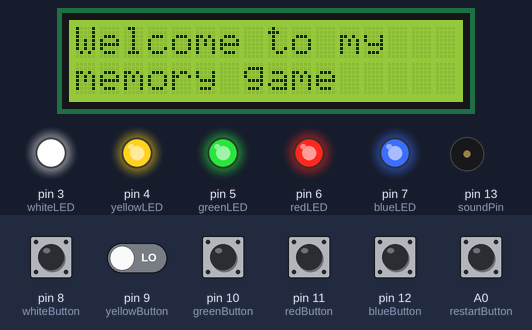
Simulated run of this sketch. Board: Arduino Uno, built with avr-gcc and run on an emulated ATmega328P. Parts: 16×2 character LCD, output pins drawn as LEDs (lit = HIGH), buzzer (waves = sounding). Dashed ring = blinking. The inputs (shaded band) are chosen by the test bench; at power-on: A0 (restartButton), pin 8 (whiteButton), pin 9 (yellowButton), pin 10 (greenButton), pin 11 (redButton), pin 12 (blueButton) LOW. Random numbers use the default seed unless the sketch sets one.

Above: at 1.2 s.
1.3 s: A0 (restartButton) pulled HIGH for 0.15 s
At 3.7 s:
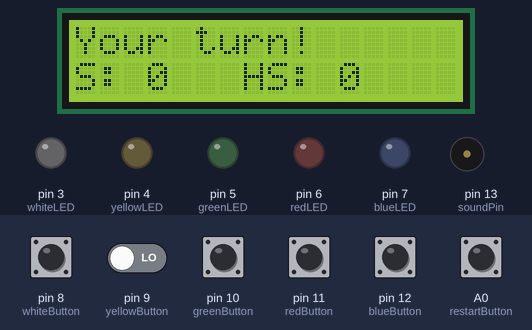
4.3 s: pin 8 (whiteButton) pulled HIGH for 1 s
At 6.5 s:
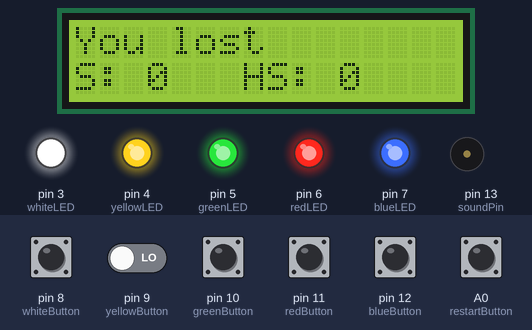
6.8 s: A0 (restartButton) pulled HIGH for 1 s
At 7.2 s:
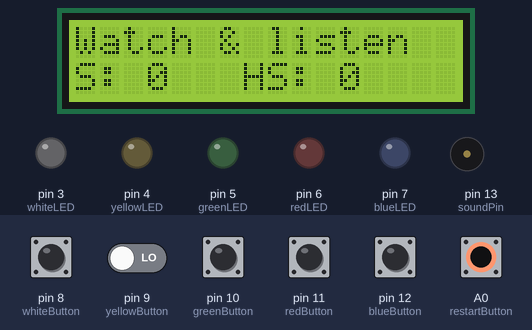
9.8 s: pin 12 (blueButton) pulled HIGH for 0.15 s
At 10.3 s:
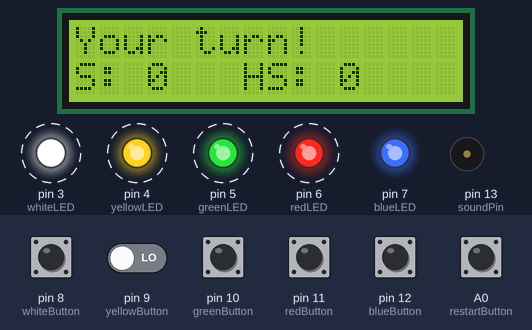
12.9 s: pin 8 (whiteButton) driven HIGH and pin 9 (yellowButton) driven HIGH
At 15.6 s:
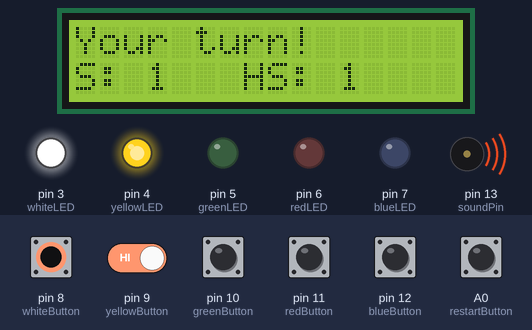
15.9 s: pin 10 (greenButton) pulled HIGH for 0.15 s
At 16.9 s:
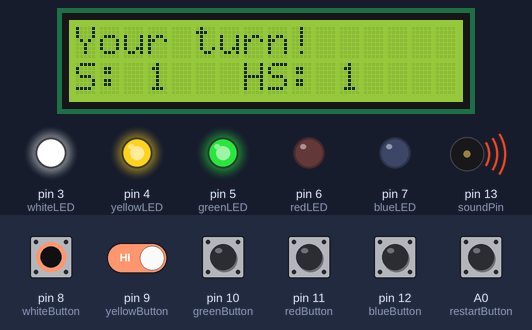
Timing chart, 0 to 18.5 s (numbered marks = the images above; inputs shaded):
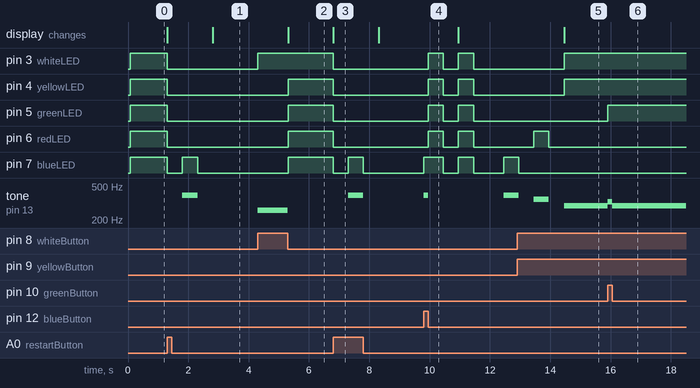

The sketch:

main.ino
```cpp
#include <LiquidCrystal.h>
LiquidCrystal lcd(2, A5, A4, A3, A2, A1);

const int whiteButton = 8;
const int yellowButton = 9;
const int greenButton = 10;
const int redButton = 11;
const int blueButton = 12;
const int soundPin = 13;
const int restartButton = A0;

const int whiteLED = 3;
const int yellowLED = 4;
const int greenLED = 5;
const int redLED = 6;
const int blueLED = 7;

int level = 0;
int highestScore = 0;
int currentMode = 4;

bool playing = false;
bool lost = false;
int *target = 0;
int notes[] = {261, 293, 329, 349, 391};

const int difficulty = 1;

void dealWithUserInput();
void generateTarget();
int getUserInput();
void flash();
void turnAllLEDsOn();
void turnAllLEDsOff();

void setup()
{
    lcd.begin(16, 2);
    displayOnLCD(0);

    for (int i = 0; i < 5; ++i)
    {
        pinMode(whiteButton + i, INPUT);
        pinMode(whiteLED + i, OUTPUT);
    }

    pinMode(restartButton, INPUT);
    randomSeed(analogRead(0));

    turnAllLEDsOn();
}

void loop()
{
    if (lost)
    {
        playing = false;
        displayOnLCD(1);
        turnAllLEDsOn();
    }
    else if (playing)
    {
        generateTarget();
        dealWithUserInput();
    }

    if (!playing && digitalRead(restartButton))
    {
        level = 0;
        displayOnLCD(2);
        turnAllLEDsOff();
        playing = true;
        lost = false;
        delay(500);
    }
}

void generateTarget()
{
    if (target)
    {
        delete[] target;
        target = 0;
    }
    target = new int[level + difficulty];

    for (int i = 0; i < level + difficulty; ++i)
    {
        target[i] = random(5);
        digitalWrite(target[i] + 3, HIGH);
        tone(soundPin, notes[target[i]]);
        delay(500);
        digitalWrite(target[i] + 3, LOW);
        noTone(soundPin);
        delay(500);
    }
    displayOnLCD(3);
}

void dealWithUserInput()
{
    int clickedIndex;
    for (int i = 0; i < level + difficulty; ++i)
    {
        clickedIndex = getUserInput();
        if (target[i] != clickedIndex)
        {
            lost = true;
            break;
        }
    }
    if (!lost)
    {
        ++level;
        if (highestScore < level)
        {
            highestScore = level;
        }
        flash();
        displayOnLCD(2);
        flash();
        delay(500);
    }
}

int getUserInput()
{
    int clicked = 5;
    int released = 5;

    while (true)
    {
        if (digitalRead(whiteButton))
        {
            digitalWrite(whiteLED, HIGH);
            tone(soundPin, notes[0]);
            clicked = 0;
        }
        else if (clicked == 0)
        {
            digitalWrite(whiteLED, LOW);
            released = 0;
        }

        if (digitalRead(yellowButton))
        {
            digitalWrite(yellowLED, HIGH);
            tone(soundPin, notes[1]);
            clicked = 1;
        }
        else if (clicked == 1)
        {
            digitalWrite(yellowLED, LOW);
            released = 1;
        }

        if (digitalRead(greenButton))
        {
            digitalWrite(greenLED, HIGH);
            tone(soundPin, notes[2]);
            clicked = 2;
        }
        else if (clicked == 2)
        {
            digitalWrite(greenLED, LOW);
            released = 2;
        }

        if (digitalRead(redButton))
        {
            digitalWrite(redLED, HIGH);
            tone(soundPin, notes[3]);
            clicked = 3;
        }
        else if (clicked == 3)
        {
            digitalWrite(redLED, LOW);
            released = 3;
        }

        if (digitalRead(blueButton))
        {
            digitalWrite(blueLED, HIGH);
            tone(soundPin, notes[4]);
            clicked = 4;
        }
        else if (clicked == 4)
        {
            digitalWrite(blueLED, LOW);
            released = 4;
        }
        if (clicked != 5 && clicked == released)
        {
            noTone(soundPin);
            break;
        }
    }
    return clicked;
}

void flash()
{
    turnAllLEDsOn();
    delay(500);
    turnAllLEDsOff();
    delay(500);
}

void displayOnLCD(int mode)
{
    if (mode != currentMode)
    {
        lcd.clear();
        if (mode == 0)
        {
            lcd.print("Welcome to my");
            lcd.setCursor(0, 1);
            lcd.print("memory game");
        }
        else if (mode == 1)
        {
            lcd.print("You lost");
            lcd.setCursor(0, 1);
            lcd.print("S: ");
            lcd.print(level);
            lcd.print("   HS: ");
            lcd.print(highestScore);
        }
        else if (mode == 2)
        {
            lcd.print("Watch & listen");
            lcd.setCursor(0, 1);
            lcd.print("S: ");
            lcd.print(level);
            lcd.print("   HS: ");
            lcd.print(highestScore);
        }
        else if (mode == 3)
        {
            lcd.print("Your turn!");
            lcd.setCursor(0, 1);
            lcd.print("S: ");
            lcd.print(level);
            lcd.print("   HS: ");
            lcd.print(highestScore);
        }
        currentMode = mode;
    }
}

void turnAllLEDsOn()
{
    digitalWrite(whiteLED, HIGH);
    digitalWrite(yellowLED, HIGH);
    digitalWrite(greenLED, HIGH);
    digitalWrite(redLED, HIGH);
    digitalWrite(blueLED, HIGH);
}

void turnAllLEDsOff()
{
    digitalWrite(whiteLED, LOW);
    digitalWrite(yellowLED, LOW);
    digitalWrite(greenLED, LOW);
    digitalWrite(redLED, LOW);
    digitalWrite(blueLED, LOW);
}
```

Measured:
- after the input at 1.3 s, pin 3 (whiteLED), pin 4 (yellowLED), pin 5 (greenLED), pin 6 (redLED): HIGH → LOW at once; pin 7 (blueLED): HIGH → LOW at once, → HIGH 0.50 s later, → LOW 0.50 s later; tone on pin 13 (soundPin): silent → 391 Hz after 0.51 s, → silent 0.50 s later; the display: first changes at once (image 1 shows a later state)
- after the input at 4.3 s, pin 3 (whiteLED): LOW → HIGH at once; pin 4 (yellowLED), pin 5 (greenLED), pin 6 (redLED), pin 7 (blueLED): LOW → HIGH after 1.0 s; tone on pin 13 (soundPin): silent → 261 Hz at once, → silent 1.0 s later; the display: changes after 1.0 s (image 2)
- after the input at 6.8 s, pin 3 (whiteLED), pin 4 (yellowLED), pin 5 (greenLED), pin 6 (redLED): HIGH → LOW at once; pin 7 (blueLED): HIGH → LOW at once, → HIGH 0.50 s later, → LOW 0.50 s later; tone on pin 13 (soundPin): silent → 391 Hz after 0.51 s, → silent 0.50 s later; the display: changes at once (image 3)
- after the input at 9.8 s, pin 3 (whiteLED), pin 4 (yellowLED): alternates HIGH for 0.50 s and LOW for 0.51 s, 4 changes in all, then stays LOW, starting after 0.15 s
- after the input at 12.9 s, pin 3 (whiteLED), pin 4 (yellowLED): LOW → HIGH after 1.6 s
- after the input at 15.9 s, pin 5 (greenLED): LOW → HIGH at once; tone on pin 13 (soundPin): 293 Hz → 329 Hz at once, → 293 Hz 0.15 s later
